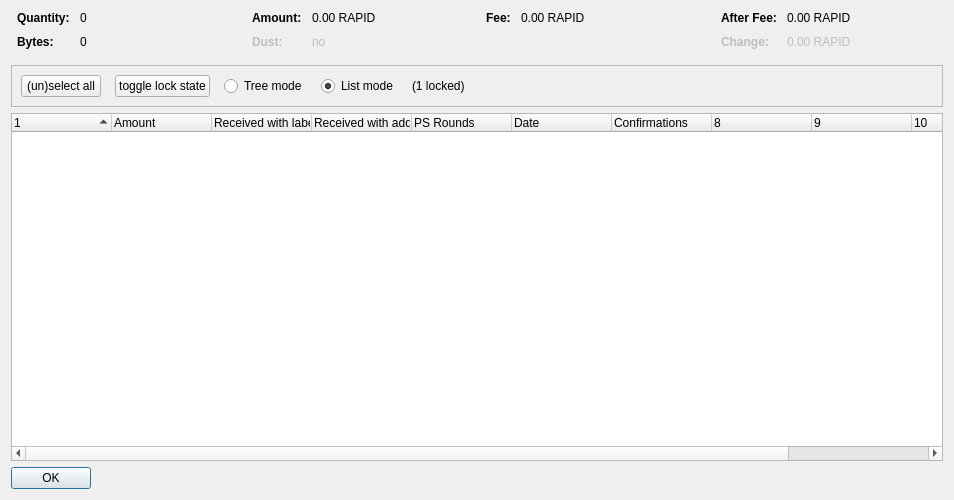
<?xml version="1.0" encoding="UTF-8"?>
<ui version="4.0">
 <class>CoinControlDialog</class>
 <widget class="QDialog" name="CoinControlDialog">
  <property name="geometry">
   <rect>
    <x>0</x>
    <y>0</y>
    <width>954</width>
    <height>500</height>
   </rect>
  </property>
  <property name="windowTitle">
   <string>Coin Selection</string>
  </property>
  <layout class="QVBoxLayout" name="verticalLayout">
   <item>
    <layout class="QHBoxLayout" name="horizontalLayoutTop" stretch="0,0,0,0">
     <property name="topMargin">
      <number>0</number>
     </property>
     <property name="bottomMargin">
      <number>10</number>
     </property>
     <item>
      <layout class="QFormLayout" name="formLayoutCoinControl1">
       <property name="horizontalSpacing">
        <number>10</number>
       </property>
       <property name="verticalSpacing">
        <number>10</number>
       </property>
       <property name="leftMargin">
        <number>6</number>
       </property>
       <property name="rightMargin">
        <number>6</number>
       </property>
       <item row="0" column="0">
        <widget class="QLabel" name="labelCoinControlQuantityText">
         <property name="font">
          <font>
           <weight>75</weight>
           <bold>true</bold>
          </font>
         </property>
         <property name="text">
          <string>Quantity:</string>
         </property>
        </widget>
       </item>
       <item row="0" column="1">
        <widget class="QLabel" name="labelCoinControlQuantity">
         <property name="cursor">
          <cursorShape>IBeamCursor</cursorShape>
         </property>
         <property name="contextMenuPolicy">
          <enum>Qt::ActionsContextMenu</enum>
         </property>
         <property name="text">
          <string notr="true">0</string>
         </property>
         <property name="textInteractionFlags">
          <set>Qt::LinksAccessibleByMouse|Qt::TextSelectableByKeyboard|Qt::TextSelectableByMouse</set>
         </property>
        </widget>
       </item>
       <item row="1" column="0">
        <widget class="QLabel" name="labelCoinControlBytesText">
         <property name="font">
          <font>
           <weight>75</weight>
           <bold>true</bold>
          </font>
         </property>
         <property name="text">
          <string>Bytes:</string>
         </property>
        </widget>
       </item>
       <item row="1" column="1">
        <widget class="QLabel" name="labelCoinControlBytes">
         <property name="cursor">
          <cursorShape>IBeamCursor</cursorShape>
         </property>
         <property name="contextMenuPolicy">
          <enum>Qt::ActionsContextMenu</enum>
         </property>
         <property name="text">
          <string notr="true">0</string>
         </property>
         <property name="textInteractionFlags">
          <set>Qt::LinksAccessibleByMouse|Qt::TextSelectableByKeyboard|Qt::TextSelectableByMouse</set>
         </property>
        </widget>
       </item>
      </layout>
     </item>
     <item>
      <layout class="QFormLayout" name="formLayoutCoinControl2">
       <property name="horizontalSpacing">
        <number>10</number>
       </property>
       <property name="verticalSpacing">
        <number>10</number>
       </property>
       <property name="leftMargin">
        <number>6</number>
       </property>
       <property name="rightMargin">
        <number>6</number>
       </property>
       <item row="0" column="0">
        <widget class="QLabel" name="labelCoinControlAmountText">
         <property name="font">
          <font>
           <weight>75</weight>
           <bold>true</bold>
          </font>
         </property>
         <property name="text">
          <string>Amount:</string>
         </property>
        </widget>
       </item>
       <item row="0" column="1">
        <widget class="QLabel" name="labelCoinControlAmount">
         <property name="cursor">
          <cursorShape>IBeamCursor</cursorShape>
         </property>
         <property name="contextMenuPolicy">
          <enum>Qt::ActionsContextMenu</enum>
         </property>
         <property name="text">
          <string notr="true">0.00 RAPID</string>
         </property>
         <property name="textInteractionFlags">
          <set>Qt::LinksAccessibleByMouse|Qt::TextSelectableByKeyboard|Qt::TextSelectableByMouse</set>
         </property>
        </widget>
       </item>
       <item row="1" column="0">
        <widget class="QLabel" name="labelCoinControlLowOutputText">
         <property name="enabled">
          <bool>false</bool>
         </property>
         <property name="font">
          <font>
           <weight>75</weight>
           <bold>true</bold>
          </font>
         </property>
         <property name="text">
          <string>Dust:</string>
         </property>
        </widget>
       </item>
       <item row="1" column="1">
        <widget class="QLabel" name="labelCoinControlLowOutput">
         <property name="enabled">
          <bool>false</bool>
         </property>
         <property name="cursor">
          <cursorShape>IBeamCursor</cursorShape>
         </property>
         <property name="contextMenuPolicy">
          <enum>Qt::ActionsContextMenu</enum>
         </property>
         <property name="text">
          <string notr="true">no</string>
         </property>
         <property name="textInteractionFlags">
          <set>Qt::LinksAccessibleByMouse|Qt::TextSelectableByKeyboard|Qt::TextSelectableByMouse</set>
         </property>
        </widget>
       </item>
      </layout>
     </item>
     <item>
      <layout class="QFormLayout" name="formLayoutCoinControl3">
       <property name="horizontalSpacing">
        <number>10</number>
       </property>
       <property name="verticalSpacing">
        <number>10</number>
       </property>
       <property name="leftMargin">
        <number>6</number>
       </property>
       <property name="rightMargin">
        <number>6</number>
       </property>
       <item row="0" column="0">
        <widget class="QLabel" name="labelCoinControlFeeText">
         <property name="font">
          <font>
           <weight>75</weight>
           <bold>true</bold>
          </font>
         </property>
         <property name="text">
          <string>Fee:</string>
         </property>
        </widget>
       </item>
       <item row="0" column="1">
        <widget class="QLabel" name="labelCoinControlFee">
         <property name="cursor">
          <cursorShape>IBeamCursor</cursorShape>
         </property>
         <property name="contextMenuPolicy">
          <enum>Qt::ActionsContextMenu</enum>
         </property>
         <property name="text">
          <string notr="true">0.00 RAPID</string>
         </property>
         <property name="textInteractionFlags">
          <set>Qt::LinksAccessibleByMouse|Qt::TextSelectableByKeyboard|Qt::TextSelectableByMouse</set>
         </property>
        </widget>
       </item>
      </layout>
     </item>
     <item>
      <layout class="QFormLayout" name="formLayoutCoinControl4">
       <property name="horizontalSpacing">
        <number>10</number>
       </property>
       <property name="verticalSpacing">
        <number>10</number>
       </property>
       <property name="leftMargin">
        <number>6</number>
       </property>
       <property name="rightMargin">
        <number>6</number>
       </property>
       <item row="0" column="0">
        <widget class="QLabel" name="labelCoinControlAfterFeeText">
         <property name="font">
          <font>
           <weight>75</weight>
           <bold>true</bold>
          </font>
         </property>
         <property name="text">
          <string>After Fee:</string>
         </property>
        </widget>
       </item>
       <item row="0" column="1">
        <widget class="QLabel" name="labelCoinControlAfterFee">
         <property name="cursor">
          <cursorShape>IBeamCursor</cursorShape>
         </property>
         <property name="contextMenuPolicy">
          <enum>Qt::ActionsContextMenu</enum>
         </property>
         <property name="text">
          <string notr="true">0.00 RAPID</string>
         </property>
         <property name="textInteractionFlags">
          <set>Qt::LinksAccessibleByMouse|Qt::TextSelectableByKeyboard|Qt::TextSelectableByMouse</set>
         </property>
        </widget>
       </item>
       <item row="1" column="0">
        <widget class="QLabel" name="labelCoinControlChangeText">
         <property name="enabled">
          <bool>false</bool>
         </property>
         <property name="font">
          <font>
           <weight>75</weight>
           <bold>true</bold>
          </font>
         </property>
         <property name="text">
          <string>Change:</string>
         </property>
        </widget>
       </item>
       <item row="1" column="1">
        <widget class="QLabel" name="labelCoinControlChange">
         <property name="enabled">
          <bool>false</bool>
         </property>
         <property name="cursor">
          <cursorShape>IBeamCursor</cursorShape>
         </property>
         <property name="contextMenuPolicy">
          <enum>Qt::ActionsContextMenu</enum>
         </property>
         <property name="text">
          <string notr="true">0.00 RAPID</string>
         </property>
         <property name="textInteractionFlags">
          <set>Qt::LinksAccessibleByMouse|Qt::TextSelectableByKeyboard|Qt::TextSelectableByMouse</set>
         </property>
        </widget>
       </item>
      </layout>
     </item>
    </layout>
   </item>
   <item>
    <widget class="QFrame" name="frame">
     <property name="minimumSize">
      <size>
       <width>0</width>
       <height>40</height>
      </size>
     </property>
     <property name="frameShape">
      <enum>QFrame::StyledPanel</enum>
     </property>
     <property name="frameShadow">
      <enum>QFrame::Sunken</enum>
     </property>
     <layout class="QHBoxLayout" name="horizontalLayout">
      <item>
       <layout class="QHBoxLayout" name="horizontalLayoutPanel" stretch="0,0,0,0,0,0">
        <property name="spacing">
         <number>14</number>
        </property>
        <item>
         <widget class="QPushButton" name="pushButtonSelectAll">
          <property name="sizePolicy">
           <sizepolicy hsizetype="Maximum" vsizetype="Fixed">
            <horstretch>0</horstretch>
            <verstretch>0</verstretch>
           </sizepolicy>
          </property>
          <property name="text">
           <string>(un)select all</string>
          </property>
          <property name="autoDefault">
           <bool>false</bool>
          </property>
         </widget>
        </item>
        <item>
         <widget class="QPushButton" name="pushButtonToggleLock">
          <property name="sizePolicy">
           <sizepolicy hsizetype="Maximum" vsizetype="Fixed">
            <horstretch>0</horstretch>
            <verstretch>0</verstretch>
           </sizepolicy>
          </property>
          <property name="text">
           <string>toggle lock state</string>
          </property>
          <property name="autoDefault">
           <bool>false</bool>
          </property>
         </widget>
        </item>
        <item>
         <widget class="QRadioButton" name="radioTreeMode">
          <property name="sizePolicy">
           <sizepolicy hsizetype="Maximum" vsizetype="Fixed">
            <horstretch>0</horstretch>
            <verstretch>0</verstretch>
           </sizepolicy>
          </property>
          <property name="text">
           <string>Tree mode</string>
          </property>
         </widget>
        </item>
        <item>
         <widget class="QRadioButton" name="radioListMode">
          <property name="sizePolicy">
           <sizepolicy hsizetype="Maximum" vsizetype="Fixed">
            <horstretch>0</horstretch>
            <verstretch>0</verstretch>
           </sizepolicy>
          </property>
          <property name="text">
           <string>List mode</string>
          </property>
          <property name="checked">
           <bool>true</bool>
          </property>
         </widget>
        </item>
        <item>
         <widget class="QLabel" name="labelLocked">
          <property name="text">
           <string>(1 locked)</string>
          </property>
         </widget>
        </item>
        <item>
         <spacer name="horizontalSpacer">
          <property name="orientation">
           <enum>Qt::Horizontal</enum>
          </property>
          <property name="sizeHint" stdset="0">
           <size>
            <width>40</width>
            <height>20</height>
           </size>
          </property>
         </spacer>
        </item>
       </layout>
      </item>
     </layout>
    </widget>
   </item>
   <item>
    <widget class="CoinControlTreeWidget" name="treeWidget">
     <property name="contextMenuPolicy">
      <enum>Qt::CustomContextMenu</enum>
     </property>
     <property name="sortingEnabled">
      <bool>false</bool>
     </property>
     <property name="columnCount">
      <number>11</number>
     </property>
     <attribute name="headerShowSortIndicator" stdset="0">
      <bool>true</bool>
     </attribute>
     <attribute name="headerStretchLastSection">
      <bool>false</bool>
     </attribute>
     <column>
      <property name="text">
       <string/>
      </property>
     </column>
     <column>
      <property name="text">
       <string>Amount</string>
      </property>
     </column>
     <column>
      <property name="text">
       <string>Received with label</string>
      </property>
     </column>
     <column>
      <property name="text">
       <string>Received with address</string>
      </property>
     </column>
     <column>
      <property name="text">
       <string>PS Rounds</string>
      </property>
     </column>
     <column>
      <property name="text">
       <string>Date</string>
      </property>
     </column>
     <column>
      <property name="text">
       <string>Confirmations</string>
      </property>
      <property name="toolTip">
       <string>Confirmed</string>
      </property>
     </column>
     <column>
      <property name="text">
       <string/>
      </property>
     </column>
     <column>
      <property name="text">
       <string/>
      </property>
     </column>
     <column>
      <property name="text">
       <string/>
      </property>
     </column>
     <column>
      <property name="text">
       <string/>
      </property>
     </column>
    </widget>
   </item>
   <item>
    <widget class="QDialogButtonBox" name="buttonBox">
     <property name="sizePolicy">
      <sizepolicy hsizetype="Maximum" vsizetype="Fixed">
       <horstretch>0</horstretch>
       <verstretch>0</verstretch>
      </sizepolicy>
     </property>
     <property name="orientation">
      <enum>Qt::Horizontal</enum>
     </property>
     <property name="standardButtons">
      <set>QDialogButtonBox::Ok</set>
     </property>
    </widget>
   </item>
  </layout>
 </widget>
 <customwidgets>
  <customwidget>
   <class>CoinControlTreeWidget</class>
   <extends>QTreeWidget</extends>
   <header>coincontroltreewidget.h</header>
  </customwidget>
 </customwidgets>
 <resources/>
 <connections/>
</ui>
